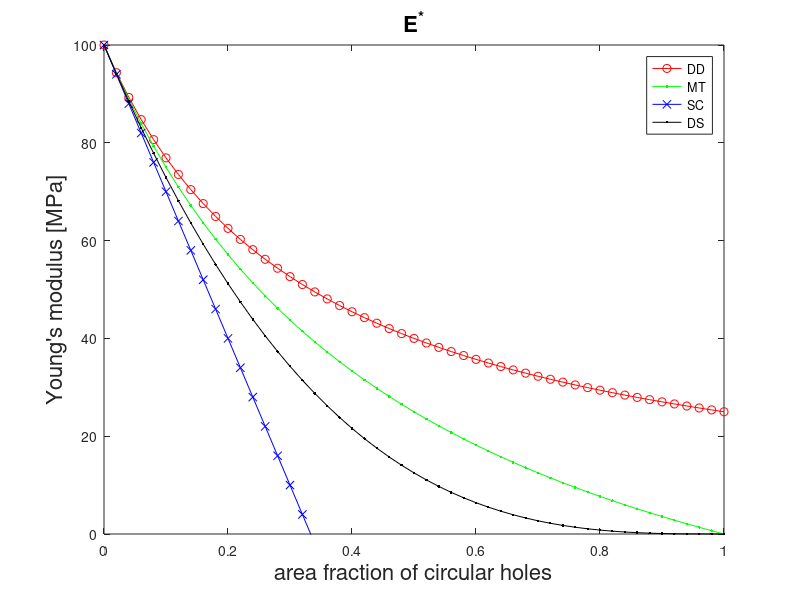
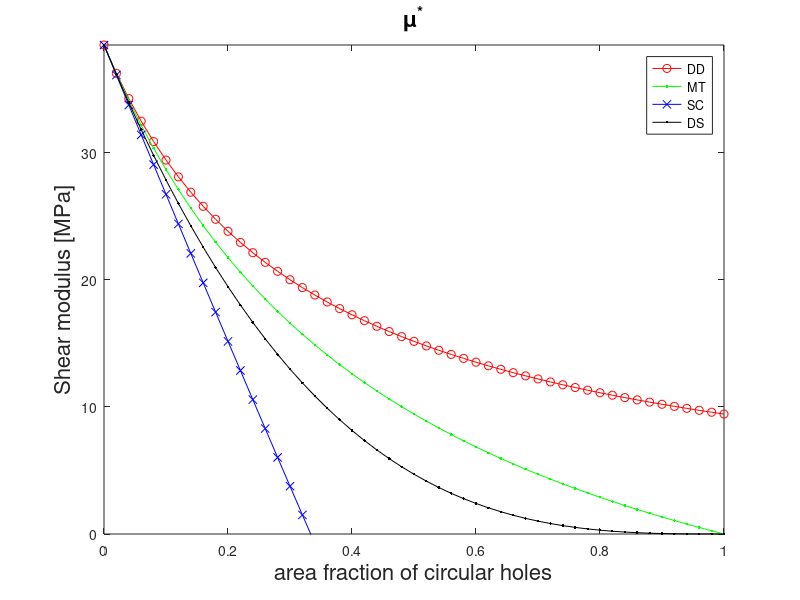

Here is the MATLAB script that generated these plots, in order:
%%%%%%%%%%%%%%%%%%%%%%%%%% Purpose%%%%%%%%%%%%%%%%%%%%%%%%%%%%%%%%%%%%%%%%%
% Considering the 2D-example of a plate in plane stress with circular
% holes, see an interesting characteristic of the self-consistent method
% that can predict the total loss of the macroscopic stiffness below ci->1
%%%%%%%%%%%%%%%%%%%%%%%%%%%%%%%%%%%%%%%%%%%%%%%%%%%%%%%%%%%%%%%%%%%%%%%%%%%
close all
clc

% material properties of the plate
E = 100;
nu = .3;
mu = E/(2*(1+nu));

% area fraction of the holes
ci = 0:0.02:1;

% initialize Elastic Young's modulus and shear modulus
% dilute distribution
E_DD = zeros( length( ci), 1);
mu_DD = zeros( length( ci), 1);

% Mori-Tanaka distribution
E_MT    = zeros( length( ci), 1);
mu_MT   = zeros( length( ci), 1);

% self-consistent method
E_SC    = zeros( length( ci), 1);
mu_SC  	= zeros( length( ci), 1);

% differential scheme
E_DF    = zeros( length( ci), 1);
mu_DF  	= zeros( length( ci), 1);


% loop over all area fractions of the holes
for i = 1:length(ci)

    % dilute distribution
    E_DD(i)     = E/(1+3*ci(i));
    mu_DD(i)    = E/(2*(1+nu+4*ci(i)));

    % Mori-Tanaka distribution
    E_MT(i)     = E*(1-ci(i))/(1+2*ci(i));
    mu_MT(i) 	= mu*((1-ci(i))*(1+nu))/(1+nu+ci(i)*(3-nu));

    % self-consistent method
    E_SC(i)     = E*(1-3*ci(i));
    mu_SC(i)  	= E*(1-3*ci(i))/( 2*(1+ci(i)+nu*(1-3*ci(i))) );

  % differential scheme
    E_DF(i)     = E*(1-ci(i))^3;
    mu_DF(i)    = mu*( 3*(1+nu)*(1-ci(i))^3 ) / (4+(3*nu-1)*(1-ci(i))^3);

end

% plot E
figure('Name', 'E*')
title('E^*', 'Fontsize', 16)
xlabel('area fraction of circular holes', 'Fontsize', 16)
ylabel('Young''s modulus [MPa]', 'Fontsize', 16)
hold on
plot( ci, E_DD, 'o-r');
plot( ci, E_MT, '.-g');
plot( ci, E_SC, 'x-b');
plot( ci, E_DF, '.-k');
hold off
legend('DD','MT','SC','DS');
set(gca, 'YLim', [0 E])
box on

% plot mu
figure('Name', 'mu^*')
title('\mu^*', 'Fontsize', 16)
xlabel('area fraction of circular holes', 'Fontsize', 16)
ylabel('Shear modulus [MPa]', 'Fontsize', 16)
hold on
plot( ci, mu_DD, 'o-r');
plot( ci, mu_MT, '.-g');
plot( ci, mu_SC, 'x-b');
plot( ci, mu_DF, '.-k');
hold off
legend('DD','MT','SC','DS');
set(gca, 'YLim', [0 mu])
box on



